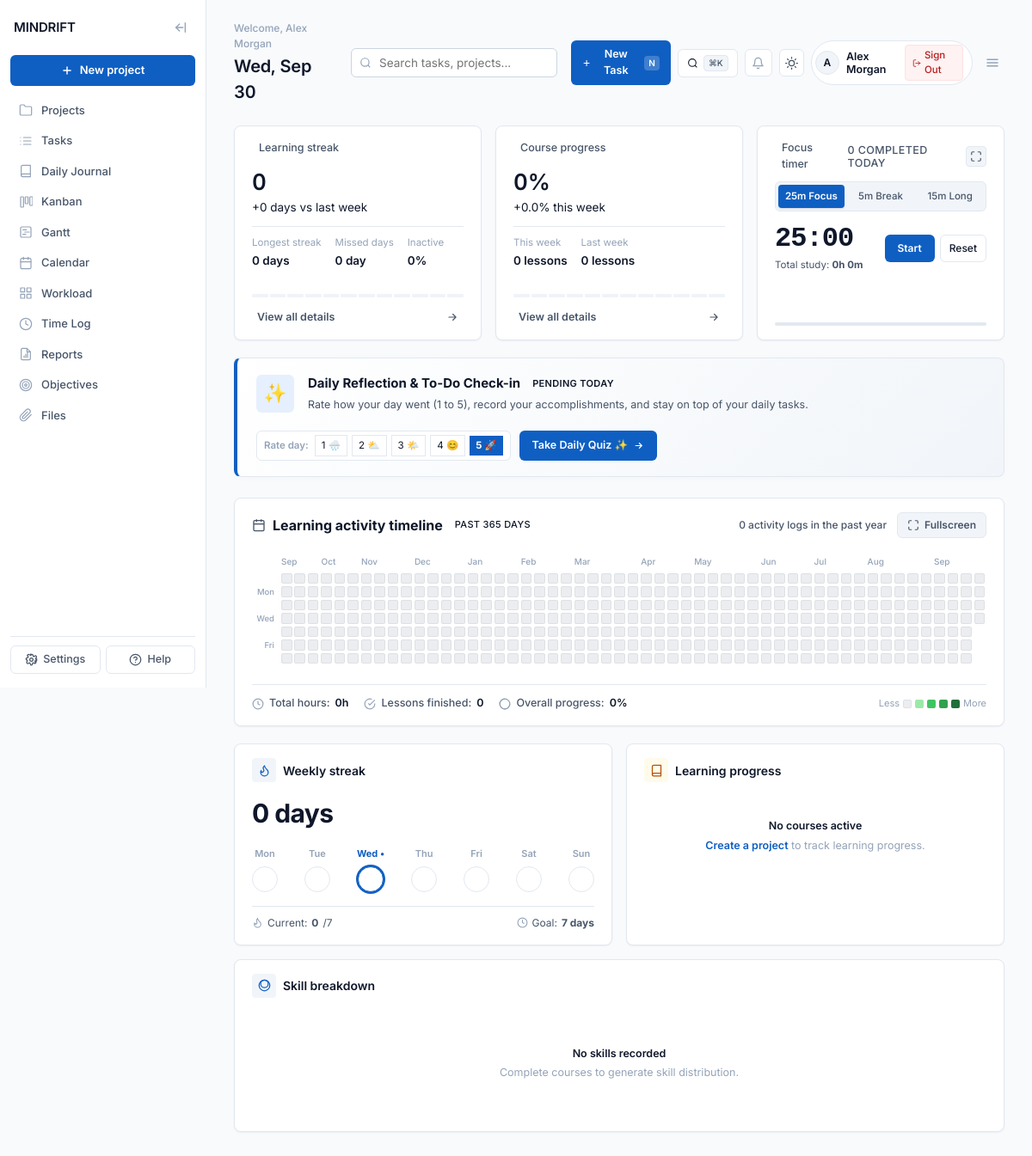
/ (signed in), run on an earlier commit of the app's database.
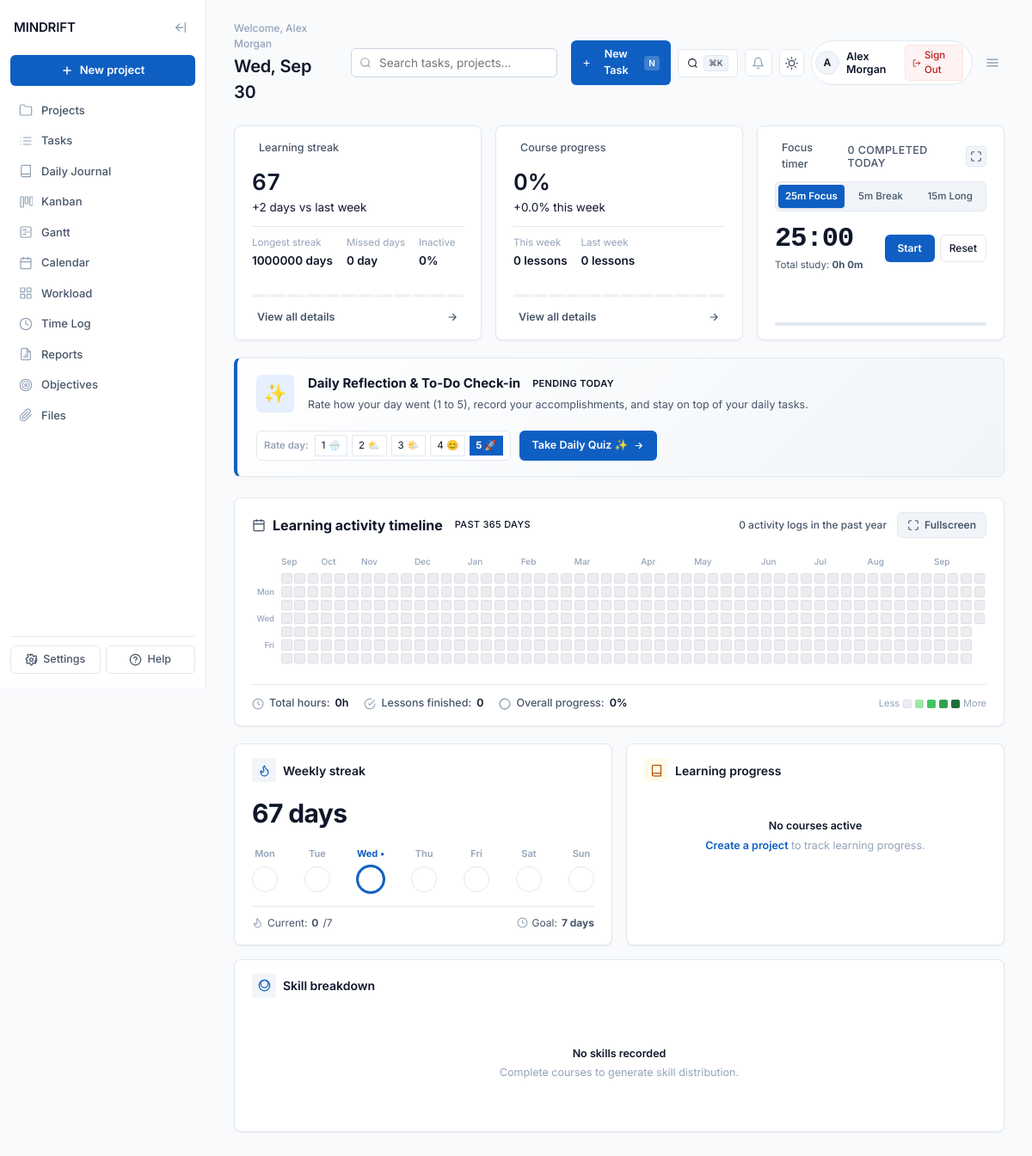
And on a later commit of the database.
### tables this page shows
CREATE TABLE IF NOT EXISTS `users` (
  `id` INT AUTO_INCREMENT PRIMARY KEY,
  `name` VARCHAR(100) NOT NULL,
  `email` VARCHAR(150) NOT NULL UNIQUE,
  `avatar_url` VARCHAR(255) NULL,
  `created_at` DATETIME DEFAULT CURRENT_TIMESTAMP
);

CREATE TABLE IF NOT EXISTS `user_stats` (
  `id` INT AUTO_INCREMENT PRIMARY KEY,
  `user_id` INT NOT NULL,
  `learning_streak` INT DEFAULT 0,
  `streak_delta` INT DEFAULT 0,
  `longest_streak` INT DEFAULT 0,
  `missed_days` INT DEFAULT 0,
  `inactive_pct` INT DEFAULT 0,
  `course_progress_pct` DECIMAL(5,2) DEFAULT 0.00,
  `progress_delta_pct` DECIMAL(4,2) DEFAULT 0.00,
  `weekly_lessons_current` INT DEFAULT 0,
  `weekly_lessons_last` INT DEFAULT 0,
  `study_hours` INT DEFAULT 0,
  `study_minutes` INT DEFAULT 0,
  `study_delta_pct` DECIMAL(4,2) DEFAULT 0.00,
  `updated_at` DATETIME DEFAULT CURRENT_TIMESTAMP ON UPDATE CURRENT_TIMESTAMP,
  FOREIGN KEY (`user_id`) REFERENCES `users`(`id`) ON DELETE CASCADE
);

### index.php (the view, shortened to what the rows shown need)
<?php
$db = getDbConnection();
$userId = (int)$_SESSION['user_id'];
$stmtUser = $db->prepare("SELECT * FROM users WHERE id = :uid");
$stmtUser->execute(['uid' => $userId]);
$user = $stmtUser->fetch();
$stmtStats = $db->prepare("SELECT * FROM user_stats WHERE user_id = :uid");
$stmtStats->execute(['uid' => $userId]);
$stats = $stmtStats->fetch() ?: [
    'learning_streak' => 0,
    'longest_streak' => 0,
    'missed_days' => 0,
    'inactive_pct' => 0,
    'course_progress_pct' => 0.00,
    'study_hours' => 0,
    'study_minutes' => 0
];
include __DIR__ . '/includes/head.php';
?>
</head>
<body>
<div class="app" id="app">
  <main class="main">
    <?php include __DIR__ . '/includes/header.php'; ?>
    <section class="stat-grid">
      <div class="card stat-card">
        <div class="stat-value-row"><span class="stat-value" id="statStreakVal"><?= (int)$stats['learning_streak']; ?></span></div>
        <div class="stat-delta-label"><span class="stat-delta up">+<?= (int)$stats['streak_delta']; ?> days</span> vs last week</div>
        <div class="stat-sub">
          <div><p class="k">Longest streak</p><p class="v" id="longestStreakVal"><?= (int)$stats['longest_streak']; ?> days</p></div>
          <div><p class="k">Missed days</p><p class="v" id="missedDaysVal"><?= (int)$stats['missed_days']; ?> day</p></div>
          <div><p class="k">Inactive</p><p class="v" id="inactiveVal"><?= (int)$stats['inactive_pct']; ?>%</p></div>
        </div>
      </div>
      <div class="card stat-card">
        <div class="stat-value-row"><span class="stat-value" id="statProgressVal"><?= round($stats['course_progress_pct']); ?>%</span></div>
        <div class="stat-delta-label"><span class="stat-delta up">+<?= number_format($stats['progress_delta_pct'], 1); ?>%</span> this week</div>
        <div class="stat-sub">
          <div><p class="k">This week</p><p class="v" id="weeklyLessonsCurr"><?= (int)$stats['weekly_lessons_current']; ?> lessons</p></div>
          <div><p class="k">Last week</p><p class="v" id="weeklyLessonsLast"><?= (int)$stats['weekly_lessons_last']; ?> lessons</p></div>
        </div>
      </div>
      <div class="card stat-card focus-timer-card" id="focusTimerCard" style="display:flex; flex-direction:column; justify-content:space-between;">
        <div class="focus-timer-content">
          <div class="focus-timer-body" style="display:flex; align-items:center; justify-content:space-between; margin-top:16px;">
            <div class="focus-timer-time-wrap">
              <div class="focus-timer-subtext" style="font-size:11.5px; color:var(--text-secondary); margin-top:6px;">Total study: <b id="statTimeVal"><?= (int)$stats['study_hours']; ?>h <?= (int)$stats['study_minutes']; ?>m</b></div>
            </div>
          </div>
        </div>
      </div>
    </section>
    <section class="card timeline-card" id="timeline">
      <div class="timeline-head">
        <div style="display:flex; align-items:center; gap:8px; flex-wrap:wrap;">
          <h2 style="margin:0;">Learning activity timeline</h2>
        </div>
      </div>
      <div class="timeline-foot">
        <div style="display:flex; align-items:center; gap:18px; flex-wrap:wrap;">
          <div class="fi"><svg viewBox="0 0 24 24" fill="none" stroke="currentColor" stroke-width="2"><circle cx="12" cy="12" r="10"/><path d="M12 6v6l4 2"/></svg> Total hours: <b id="totalHoursFooter"><?= (int)$stats['study_hours']; ?>h</b></div>
          <div class="fi"><svg viewBox="0 0 24 24" fill="none" stroke="currentColor" stroke-width="2"><path d="M22 11.08V12a10 10 0 1 1-5.93-9.14"/><polyline points="22 4 12 14.01 9 11.01"/></svg> Lessons finished: <b id="totalLessonsFooter"><?= (int)$stats['weekly_lessons_current']; ?></b></div>
          <div class="fi"><svg viewBox="0 0 24 24" fill="none" stroke="currentColor" stroke-width="2"><circle cx="12" cy="12" r="10"/><path d="M12 2a10 10 0 1 0 10 10"/></svg> Overall progress: <b id="totalProgressFooter"><?= round($stats['course_progress_pct']); ?>%</b></div>
        </div>
      </div>
    </section>
    <section class="bottom-grid">
      <div class="card card-block">
        <div class="card-block-head">
          <div class="card-title">
          </div>
        </div>
        <div class="streak-big" id="streakBig"><?= (int)$stats['learning_streak']; ?> days</div>
        <div class="week-days" id="weekDays">
        </div>
        <div class="streak-foot">
          <div class="fi"></div>
          <div class="fi"><svg viewBox="0 0 24 24" fill="none" stroke="currentColor" stroke-width="2"><circle cx="12" cy="12" r="10"/><path d="M12 6v6l4 2"/></svg> Goal: <b>7 days</b></div>
        </div>
      </div>
    </section>
  </main>
</div>
</body>
</html>

### includes/header.php (shortened to what the rows shown need)
<header class="topbar">
  <div>
    <p class="greeting">Welcome, <?= htmlspecialchars($user['name'] ?? 'User'); ?></p>
    <h1 class="date" id="todayDate"><?= date('l, M j'); ?></h1>
  </div>
  <div class="topbar-right">
    <div class="user-profile-badge">
      <div class="avatar-circle"><?= strtoupper(substr($user['name'] ?? 'U', 0, 1)); ?></div>
      <div class="user-info">
        <span class="user-name"><?= htmlspecialchars($user['name'] ?? 'User'); ?></span>
      </div>
      <a href="api/logout.php" class="btn-logout" title="Sign Out">
        <svg width="13" height="13" viewBox="0 0 24 24" fill="none" stroke="currentColor" stroke-width="2" stroke-linecap="round" stroke-linejoin="round"><path d="M9 21H5a2 2 0 0 1-2-2V5a2 2 0 0 1 2-2h4"/><polyline points="16 17 21 12 16 7"/><line x1="21" y1="12" x2="9" y2="12"/></svg>
        <span>Sign Out</span>
      </a>
    </div>
  </div>
</header>

What changed in the data, as far as the page shows it:
changed user_stats: learning_streak "0" → "67"; streak_delta "0" → "2"; longest_streak "0" → "1000000"
